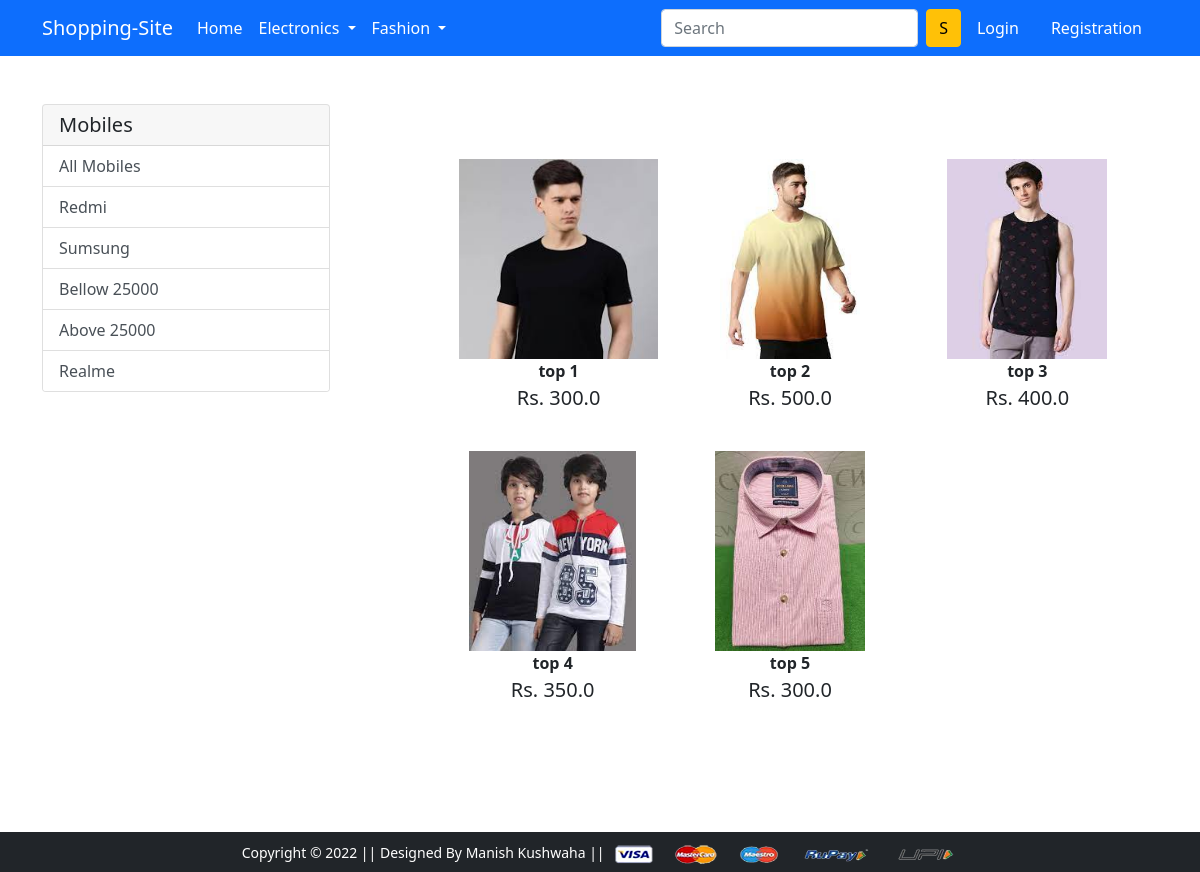
Screenshot of /topwear/ with the database file from the repository.
### app/models.py (models this page shows, shortened)
class Product(models.Model):
    title = models.CharField(max_length=100)
    selling_price = models.FloatField()
    discounted_price = models.FloatField()
    discription = models.TextField()
    brand = models.CharField(max_length=100)
    category = models.CharField(choices=CATEGORY_CHOICES,max_length=2)
    product_image = models.ImageField(upload_to = 'productimage')

### app/views.py (the view)
# urls.py: path('topwear/', views.topwear, name='topwear'),
def topwear(request,data=None):
    if data == None:
        topwear = Product.objects.filter(category='TW')
    elif data == 'acer' or data == 'hp':
        topwear = Product.objects.filter(category='TW').filter(brand=data)
    elif data == 'below':
        topwear = Product.objects.filter(category='TW').filter(discounted_price__lt=500)
    elif data == 'above':
        topwear = Product.objects.filter(category='TW').filter(discounted_price__gt=500)
    return render(request, 'app/topwear.html',{
        'topwear' : topwear,
    })

### app/templates/app/topwear.html (shortened to what this page needs)
{% extends 'app/base.html' %}
{% load static %}
{% block main-content %}
<div class="container my-5">
 <div class="row">
  <div class="col-sm-3">
    <div class="card" style="width: 18rem;">
        <div class="card-header h5">
          Mobiles
        </div>
        <ul class="list-group list-group-flush">
          <a href="{% url 'topwear' %}" class="list-group-item list-group-item-action" aria-current="true">All Mobiles</a>
          <a href="{% url 'topwear_data' 'acer' %}" class="list-group-item list-group-item-action" aria-current="true">Redmi</a>
          <a href="{% url 'topwear_data' 'samsung' %}" class="list-group-item list-group-item-action" aria-current="true">Sumsung</a>
          <a href="{% url 'topwear_data' 'hp' %}" class="list-group-item list-group-item-action" aria-current="true">Bellow 25000</a>
          <a href="{% url 'topwear_data' 'above' %}" class="list-group-item list-group-item-action" aria-current="true">Above 25000</a>
          <a href="#" class="list-group-item list-group-item-action" aria-current="true">Realme</a>
        </ul>
      </div>
  </div>
  <div class="col-sm-8 offset-sm-1">
    <div class="container my-5">
        <div class="row">
            {% for product in topwear %}
            <div class="col-sm-4 text-center mb-4">
                <a href="{% url 'product-detail' product.id %}" class="btn">
                    <div class="item">
                        <img src="{{product.product_image.url}}" alt="" height="200px"><br>
                        <span class="fw-bold">{{product.title}}</span>
                        <br>
                        <span class="fs-5">Rs. {{product.discounted_price}}</span>
                    </div>
                </a>
            </div>
            {% endfor %}
        </div>
    </div>
  </div>
 </div>
</div>
{% endblock main-content %}

### rows the page displays
Product: product_image (picture), title "top 1", discounted_price "300.0"
Product: product_image (picture), title "top 2", discounted_price "500.0"
Product: product_image (picture), title "top 3", discounted_price "400.0"
Product: product_image (picture), title "top 4", discounted_price "350.0"
Product: product_image (picture), title "top 5", discounted_price "300.0"
